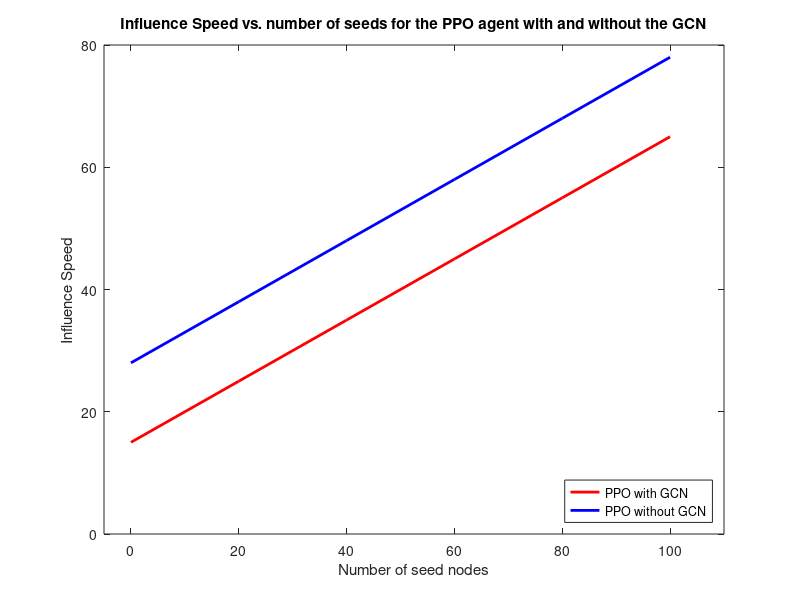

Source code (MATLAB):
x = [0  20 40 60 80 100];
y = [15 25 35 45 55 65];
% plot(x,y,'-red','LineWidth',2, 'Marker','o','MarkerFaceColor','red');
plot(x,y,'-red','LineWidth',2);

hold on;

y = [28 38 48 58 68 78];
plot(x,y,'-blue','LineWidth',2);


title('Influence Speed vs. number of seeds for the PPO agent with and without the GCN');
ylabel('Influence Speed');
xlabel('Number of seed nodes');
legend('PPO with GCN','PPO without GCN', 'Location','southeast');
ylim([0 80]);
xlim([-5 110]);